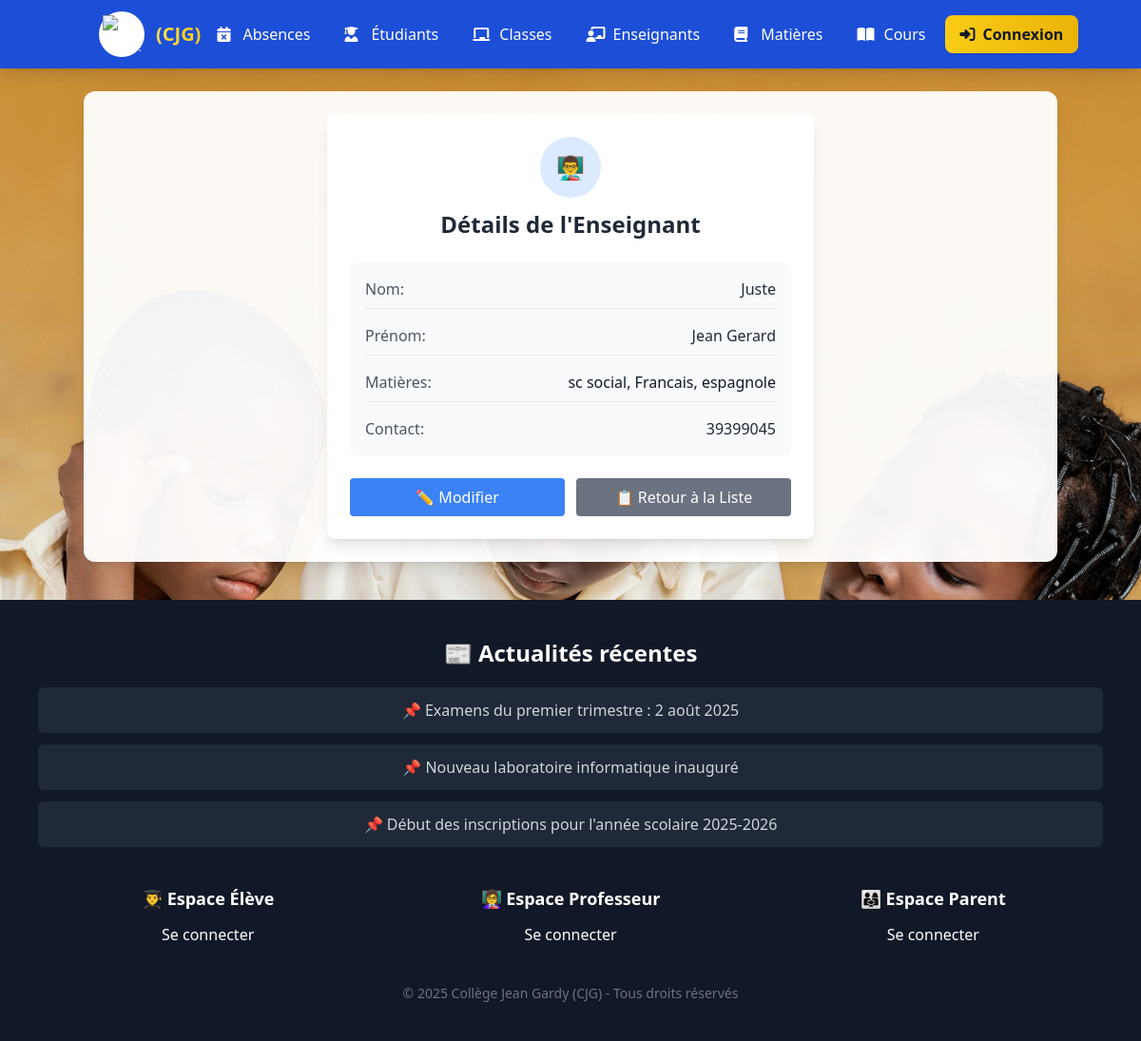
/enseignants/1/, run on the app's committed database.
### enseignants/models.py (models this page shows, shortened)
class Enseignant(models.Model):
    nom = models.CharField(max_length=100)
    prenom = models.CharField(max_length=100)
    contact = models.CharField(max_length=100)
    matieres = models.ManyToManyField("matieres.Matiere", related_name="enseignants", blank=True)
    def get_matieres(self):
        return ", ".join([m.nom for m in self.matieres.all()])

### matieres/models.py (models this page shows, shortened)
class Matiere(models.Model):
    nom = models.CharField(max_length=100)

### enseignants/views.py (the view)
# urls.py: path('<int:pk>/', views.enseignant_detail, name='enseignant_detail'),
def enseignant_detail(request, pk):
    enseignant = get_object_or_404(Enseignant, pk=pk)
    return render(request, 'enseignants/enseignant_detail.html', {'enseignant': enseignant})

### enseignants/templates/enseignants/enseignant_detail.html (shortened to what this page needs)
{% extends 'home.html' %}
{% block content %}
<!DOCTYPE html>
<html lang="fr">
<head>
    <script src="https://cdn.tailwindcss.com"></script>
</head>
<body class="bg-gray-50 min-h-screen py-8">
    <div class="max-w-lg mx-auto bg-white rounded-lg shadow-lg p-6">
        <div class="text-center mb-6">
            <div class="w-16 h-16 bg-blue-100 rounded-full flex items-center justify-center mx-auto mb-3">
                <span class="text-2xl">👨‍🏫</span>
            </div>
            <h1 class="text-2xl font-bold text-gray-800">Détails de l'Enseignant</h1>
        </div>
        <div class="space-y-4 bg-gray-50 rounded-lg p-4">
            <div class="flex justify-between border-b pb-2">
                <span class="font-medium text-gray-600">Nom:</span>
                <span class="text-gray-800">{{ enseignant.nom }}</span>
            </div>
            <div class="flex justify-between border-b pb-2">
                <span class="font-medium text-gray-600">Prénom:</span>
                <span class="text-gray-800">{{ enseignant.prenom }}</span>
            </div>
            <div class="flex justify-between border-b pb-2">
                <span class="font-medium text-gray-600">Matières:</span>
                <td class="px-8 py-6">
                            {% if enseignant.get_matieres %}
                                {{ enseignant.get_matieres }}
                            {% else %}
                                <span class="text-gray-400 italic">Aucune matière</span>
                            {% endif %}
                        </td>  </div>
            <div class="flex justify-between">
                <span class="font-medium text-gray-600">Contact:</span>
                <span class="text-gray-800">{{ enseignant.contact }}</span>
            </div>
        </div>
        <div class="flex space-x-3 mt-6">
            <a href="{% url 'enseignant_update' pk=enseignant.pk %}"
               class="flex-1 bg-blue-500 hover:bg-blue-600 text-white py-2 rounded text-center transition">
                ✏️ Modifier
            </a>
            <a href="{% url 'enseignant_list' %}"
               class="flex-1 bg-gray-500 hover:bg-gray-600 text-white py-2 rounded text-center transition">
                📋 Retour à la Liste
            </a>
        </div>
    </div>
</body>
</html>
{% endblock %}

### authentification/templates/base.html (style rules this page uses)
body { background-position: center; background-repeat: no-repeat; background-attachment: fixed; background-size: cover; transition: background-image 1s ease-in-out; }

### data on the page
Enseignant: nom "Juste", prenom "Jean Gerard", get_matieres "sc social, Francais, espagnole", contact "39399045"
